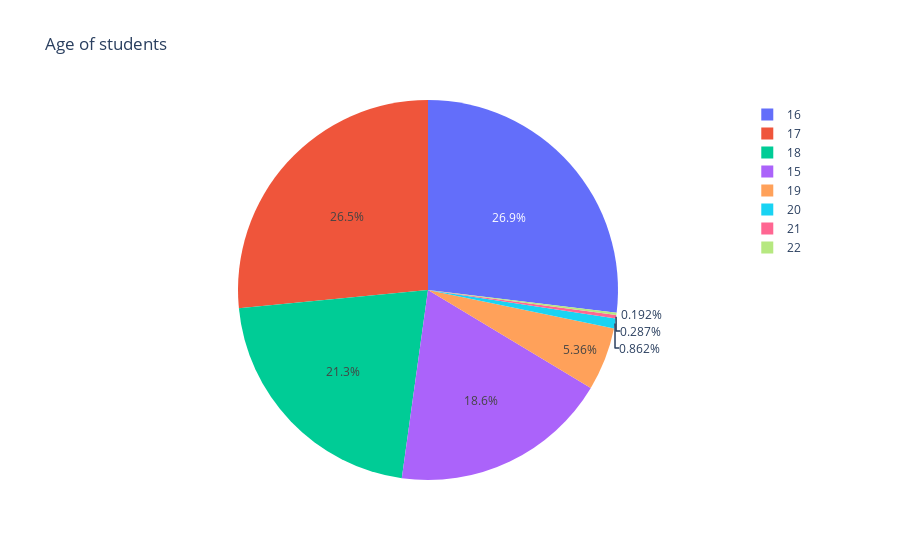

Source (notebook cell):
### Markdown cell above
## age - student's age (numeric: from 15 to 22)
Now let's pay attention to the age of students. After all, we assume, for example, that the younger the student, the less likely that s/he uses alcohol.

Теперь давайте обратим внимание на возраст студентов. В конце концов, мы предполагаем, например, что чем моложе студент, тем меньше вероятность того, что он/она употребляет алкоголь.

### Code cell
ages = data["age"].value_counts()
labels = np.array(ages.index)
sizes = np.array((ages / ages.sum()) * 100)

trace = go.Pie(labels=labels, values=sizes)  # hole=.3
layout = go.Layout(title="Аge of students")
dat = [trace]
fig = go.Figure(data=dat, layout=layout)
py.iplot(fig, filename="age")

### Figure 1 — Plotly figure (JSON) as saved in the notebook; plotly's stock layout.template omitted (floating-point values rounded to 4 significant figures)
{"data": [{"labels": [16, 17, 18, 15, 19, 20, 21, 22], "type": "pie", "values": [26.92, 26.53, 21.26, 18.58, 5.364, 0.8621, 0.2874, 0.1916]}], "layout": {"title": {"text": "Аge of students"}}}
